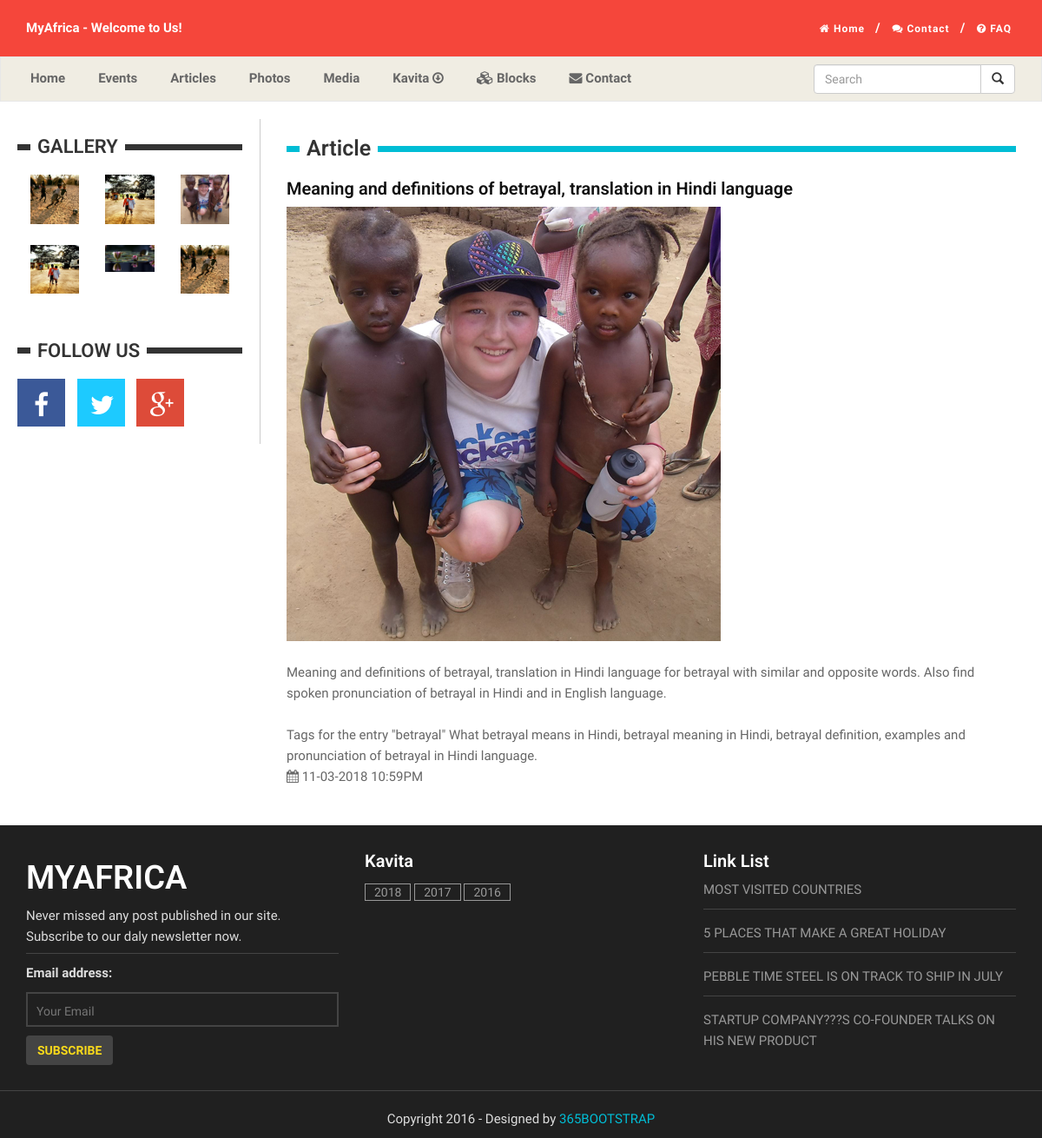
The page /article-more.php?url=meaning-and-definitions-of-betrayal-translation-in-hindi-language on the database its author committed.
### tables this page shows
CREATE TABLE `tbl_news` (
  `id` int(11) NOT NULL,
  `title` text,
  `url` text NOT NULL,
  `category` varchar(20) DEFAULT NULL,
  `publish_date` varchar(50) DEFAULT NULL,
  `update_date` varchar(20) DEFAULT NULL,
  `file_name` varchar(100) DEFAULT NULL,
  `description` text,
  `status` int(11) DEFAULT '1',
  `sort_order` int(11) DEFAULT '0'
);

CREATE TABLE `tbl_photo_gallery` (
  `photo_id` int(11) NOT NULL,
  `photo_caption` varchar(255) NOT NULL,
  `photo_file` varchar(255) NOT NULL,
  `publish_date` varchar(50) DEFAULT NULL,
  `photo_date` varchar(255) NOT NULL,
  `photo_category` varchar(250) NOT NULL,
  `photo_status` int(11) DEFAULT '1',
  `sort_order` int(11) DEFAULT NULL
);

### includes/classes/sitedata.cls.php (called while the page is built, shortened)
<?php
class SiteData	{
	var $oDb;
	function SiteData()	{
		$this->oDb = new WADB(SYSTEM_DBHOST, SYSTEM_DBNAME, SYSTEM_DBUSER, SYSTEM_DBPWD);
		return TRUE;
	}
	function getData($sSql)	{
		$hData  = $this->oDb->selectRecords($sSql);
		$iNumOfItems = $this->oDb->getNumberOfRecords();
		$ahomeData = array('NO_OF_ITEMS'=>$iNumOfItems, 'oDATA'=>$hData);
		return $ahomeData ;
	}
}
?>

### includes/functions/common.php (called while the page is built, shortened)
<?php
function inText($str) {
	$str = addslashes(strip_tags($str));
	return $str;
}
function outText($str) {
	$str = stripslashes($str);
	return $str;
}
?>

### includes/classes/News.cls.php (called while the page is built, shortened)
<?php
class News extends SiteData {
	function getNewsByURL($url) {
		if($url !="default"){
			$url = inText($url);
			$sql = "SELECT * from ".NEWS_EVENTS." where url = '$url' and  url != ''";
			$res = $this->getData($sql);
			return $res;
		}else{
			$sql = "SELECT * from ".NEWS_EVENTS;
			$res = $this->getData($sql);
			return $res;
		}
	}
}
?>

### includes/classes/db.cls.php (called while the page is built, shortened)
<?php
class WADB
	{
		public $iNoOfRecords;
		public $bSelectRecords;
		private $oDbLink;
		function WADB ($sDbHost, $sDbName, $sDbUser, $sDbPwd)
		{
			$this->oDbLink = mysqli_connect ($sDbHost, $sDbUser, $sDbPwd,$sDbName) or die ("MySQL DB could not be connected");
		}
		function selectRecords($sSqlQuery)
		{
			$this->oQueryResult = mysqli_query($this->oDbLink, $sSqlQuery) or die(mysqli_error($this->oDbLink));
			$this->iNoOfRecords = mysqli_num_rows($this->oQueryResult);
			if ($this->iNoOfRecords > 0) {
				while ($oRow = mysqli_fetch_assoc($this->oQueryResult)) {
					$this->bSelectRecords[] = $oRow;
				}
			}
			$this->aArrRec = $this->bSelectRecords;
			return $this->aArrRec;
		}
		function getNumberOfRecords () {
			return $this->iNoOfRecords;
		}
	}
?>

### includes/classes/PhotoGalleries.cls.php (called while the page is built, shortened)
<?php
class PhotoGalleries extends SiteData {
	function getPhotosLimit($id) {
		$id = (int)$id;
		$sql = "SELECT * from ".PHOTO_GALLERYS." where photo_category = '$id' order by photo_id desc LIMIT 0,6";
		$res = $this->getData($sql);
		return $res;
	}
}
?>

### article-more.php (the view, shortened to what this page needs)
<?php
require_once("includes/classes/db.cls.php");
require_once("includes/classes/sitedata.cls.php");
require_once("includes/functions/common.php");
require_once("includes/classes/News.cls.php");
$newsObj = new News();
if(isset($_REQUEST['url']) and !empty($_REQUEST['url'])){
	$k_url = $_REQUEST['url'];
}
$res_events = $newsObj->getNewsByURL($k_url);
?>
<!DOCTYPE html>
<html lang="en">
<head>
    <link rel="stylesheet" href="css/bootstrap.min.css"  type="text/css">
    <link rel="stylesheet" href="css/style.css">
    <link rel="stylesheet" href="font-awesome-4.4.0/css/font-awesome.min.css"  type="text/css">
</head>
<body class="index-page">
<header>
	<?php include("includes/header.php");?>
</header>
    <?php include("includes/nav.php");?>
	<div id="page-content" class="index-page">
		<div class="clearfix no-gutter">
			<div class="col-md-9 fix-right">
<div class="col-md-12">
<?php
if($_GET['url'])	{
$publish_date = outText($res_events['oDATA'][0]['publish_date']);
$title = outText($res_events['oDATA'][0]['title']);
$description = $res_events['oDATA'][0]['description'];
$file_name = outText($res_events['oDATA'][0]['file_name']);
?>
<div class="col-sm-12">
			<div class="tag-title">
					<h2>Article</h2>
				</div>
				<h6><?php echo $title ;?></h6>
							<div class="zoom-container"><img src="documents/<?php echo $file_name;?>"/></div>
								<div class="clearfix">&nbsp;</div>
								<p><?php echo $description ;?></p>
								<div><i class="fa fa-calendar"></i> <?php echo $publish_date ;?>  </div>
					</div>
			</div>
<?php }?>
			</div>
			<div id="sidebar" class="col-md-3 fix-left">
				<?php include("includes/sidebar.php");?>
			</div>
	<?php include("includes/footer.php");?>
</body>
</html>

### includes/sidebar.php (shortened to what this page needs)
<?php
require_once("includes/classes/PhotoGalleries.cls.php");
$phoObj = new PhotoGalleries();
$res_gallery = $phoObj->getPhotosLimit(62);
$total_gallery = $res_gallery['NO_OF_ITEMS'];
?>
				<div class="widget wid-vid">
					<div class="heading">
						<h4>Gallery</h4>
					</div>
					<div class="content">
					<?php
for($i=0;$i<$total_gallery;$i++) {
$photo_file = outText($res_gallery['oDATA'][$i]['photo_file']);
$image = "photo/".$photo_file;
?>
<div class="col-md-4">
<a href="photos.php">
									<div class="zoom-container">
									<img src="<?=$image?>" alt="<?=$photo_caption?>" title="<?=$photo_caption?>"  />
								<div class="clearfix">&nbsp;</div>
								</div>
								</a>
								</div>
<?php } ?>
					</div>
				</div>
				<div class="widget wid-follow">
					<div class="heading"><h4>Follow Us</h4></div>
					<div class="content">
						<ul class="list-inline">
							<li>
								<a href="facebook.com/">
									<div class="box-facebook">
										<span class="fa fa-facebook fa-2x"></span>
									</div>
								</a>
							</li>
							<li>
								<a href="facebook.com/">
									<div class="box-twitter">
										<span class="fa fa-twitter fa-2x"></span>
									</div>
								</a>
							</li>
							<li>
								<a href="facebook.com/">
									<div class="box-google">
										<span class="fa fa-google-plus fa-2x"></span>
									</div>
								</a>
							</li>
						</ul>
					</div>
				</div>
			</div>
		</div>

### css/style.css (style rules this page uses)
body { font-family: 'Ek Mukta', sans-serif;color: #666;background: #fff ;font-size: 15px;line-height: 1.6em;font-weight: 400; }
html, body { width:100%; padding:0; margin:0; }
html { -webkit-text-size-adjust: none; }
img { max-width:100%; height: auto;width: auto\9; }
h2 { font-size: 36px; }
h4 { font-size: 28px; }
h6 { font-size: 20px; }
h1,h2,h3,h4,h5,h6 { font-family: 'Roboto', sans-serif;font-weight: 600;color: #111; }
p { margin: 0 0 20px; }
a { color: #01BDD5; -webkit-transition: all .2s ease-in-out; -moz-transition: all .2s ease-in-out; transition: all .2s ease-in-out; }
.clearfix:after, .clearfix:before { clear: both; content: '\0020'; display: block; visibility: hidden; width: 0; height: 0; }
.no-gutter > [class*=col-] { padding: 0; }
.fix-left { float: left !important; }
.fix-right { float: right !important; }
#page-content { padding: 0; }
#page-content.index-page, #page-content.single-page, #page-content.archive-page { margin-top: 20px; }
.tag-title { background: url(../images/title-tag.png) repeat-x center center ;margin:20px 0; }
.tag-title h2 { font-size: 25px;padding: 0px 8px;background-color: #fff;display: inline-block;margin: 0 0 0 15px;color: #333; }
.widget { border-right: 1px solid #ccc;padding:10px 20px; }
.widget:after, .widget:before { clear: both; content: '\0020'; display: block; visibility: hidden; width: 0; height: 0; }
.widget ul li { list-style:none; }
.widget .heading { background: url(../images/title.png) repeat-x center center;margin-bottom: 10px; }
.widget .heading h4 { font-size: 22px;padding: 0px 8px;background-color: #fff;display: inline-block;margin-left: 15px;color: #333;text-transform: uppercase; }
.box-facebook, .box-twitter, .box-google { width: 55px; height: 55px;;color: #fff;text-align: center;padding: 15px; }
.box-facebook { background-color:#3B5998 }
.box-twitter { background-color:#1DCAFF }
.box-google { background-color:#DD4B39 }
.box-facebook span, .box-twitter span, .box-google span { display: block;line-height: 1; }
.zoom-container { position: relative; overflow: hidden; display: inline-block; font-size: 15px; vertical-align: top; box-sizing: border-box; -moz-box-sizing: border-box; -webkit-box-sizing: border-box; }
.zoom-container img { display: block; width: 100%; height: auto; -webkit-transition: all .5s ease; -moz-transition: all .5s ease; -ms-transition: all .5s ease; -o-transition: all .5s ease; transition: all .5s ease; }
.article h6, p { padding:0px; margin:0px; }

### rows shown on the page
tbl_news: title "Meaning and definitions of betrayal, translation in Hindi language", file_name (picture), description "Meaning and definitions of betrayal, translation in Hindi language for betrayal with similar and opposite words. Also find spoken pronunciation of betrayal in Hindi and in English language. Tags for the entry \"betrayal\" What betrayal means in Hindi, betrayal meaning in Hindi, betrayal definition, examples and pronunciation of betrayal in Hindi language.", publish_date "11-03-2018 10:59PM"
tbl_photo_gallery: photo_file (picture)
tbl_photo_gallery: photo_file (picture)
tbl_photo_gallery: photo_file (picture)
tbl_photo_gallery: photo_file (picture)
tbl_photo_gallery: photo_file (picture)
tbl_photo_gallery: photo_file (picture)

### other values the page prints
$category "2018"
$category "2017"
$category "2016"
